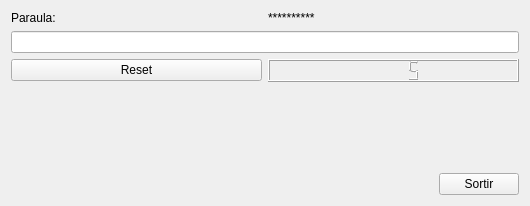
<?xml version="1.0" encoding="UTF-8"?>
<ui version="4.0">
 <class>MyForm</class>
 <widget class="QWidget" name="MyForm">
  <property name="geometry">
   <rect>
    <x>0</x>
    <y>0</y>
    <width>530</width>
    <height>206</height>
   </rect>
  </property>
  <property name="windowTitle">
   <string>Form</string>
  </property>
  <layout class="QGridLayout" name="gridLayout">
   <item row="0" column="0">
    <layout class="QVBoxLayout" name="verticalLayout_4">
     <item>
      <layout class="QVBoxLayout" name="verticalLayout_3">
       <item>
        <layout class="QVBoxLayout" name="verticalLayout_2">
         <item>
          <layout class="QHBoxLayout" name="horizontalLayout_3">
           <item>
            <widget class="QLabel" name="label">
             <property name="text">
              <string>Paraula:</string>
             </property>
            </widget>
           </item>
           <item>
            <widget class="QLabel" name="label_2">
             <property name="text">
              <string>**********</string>
             </property>
            </widget>
           </item>
          </layout>
         </item>
         <item>
          <widget class="MyQLineEdit" name="lineEdit">
           <property name="inputMask">
            <string>&gt;AAAAAAAAAAAAAAAAAA</string>
           </property>
           <property name="text">
            <string/>
           </property>
          </widget>
         </item>
        </layout>
       </item>
       <item>
        <layout class="QHBoxLayout" name="horizontalLayout_2">
         <item>
          <widget class="QPushButton" name="pushButton_2">
           <property name="text">
            <string>Reset</string>
           </property>
          </widget>
         </item>
         <item>
          <widget class="QLCDNumber" name="lcdNumber">
           <property name="intValue" stdset="0">
            <number>5</number>
           </property>
          </widget>
         </item>
        </layout>
       </item>
      </layout>
     </item>
     <item>
      <layout class="QHBoxLayout" name="horizontalLayout">
       <item>
        <spacer name="horizontalSpacer">
         <property name="orientation">
          <enum>Qt::Horizontal</enum>
         </property>
         <property name="sizeHint" stdset="0">
          <size>
           <width>40</width>
           <height>20</height>
          </size>
         </property>
        </spacer>
       </item>
       <item>
        <layout class="QVBoxLayout" name="verticalLayout">
         <item>
          <spacer name="verticalSpacer">
           <property name="orientation">
            <enum>Qt::Vertical</enum>
           </property>
           <property name="sizeHint" stdset="0">
            <size>
             <width>20</width>
             <height>40</height>
            </size>
           </property>
          </spacer>
         </item>
         <item>
          <widget class="QPushButton" name="pushButton">
           <property name="text">
            <string>Sortir</string>
           </property>
          </widget>
         </item>
        </layout>
       </item>
      </layout>
     </item>
    </layout>
   </item>
  </layout>
 </widget>
 <customwidgets>
  <customwidget>
   <class>MyQLineEdit</class>
   <extends>QLineEdit</extends>
   <header>MyQLineEdit.h</header>
   <slots>
    <signal>errorLletra(int)</signal>
    <signal>encertLletra(QString)</signal>
    <slot>lletraAfegida(QString)</slot>
    <slot>reset()</slot>
   </slots>
  </customwidget>
 </customwidgets>
 <resources/>
 <connections>
  <connection>
   <sender>pushButton</sender>
   <signal>released()</signal>
   <receiver>MyForm</receiver>
   <slot>close()</slot>
   <hints>
    <hint type="sourcelabel">
     <x>443</x>
     <y>181</y>
    </hint>
    <hint type="destinationlabel">
     <x>390</x>
     <y>180</y>
    </hint>
   </hints>
  </connection>
  <connection>
   <sender>lineEdit</sender>
   <signal>textChanged(QString)</signal>
   <receiver>lineEdit</receiver>
   <slot>lletraAfegida(QString)</slot>
   <hints>
    <hint type="sourcelabel">
     <x>232</x>
     <y>53</y>
    </hint>
    <hint type="destinationlabel">
     <x>361</x>
     <y>56</y>
    </hint>
   </hints>
  </connection>
  <connection>
   <sender>lineEdit</sender>
   <signal>errorLletra(int)</signal>
   <receiver>lcdNumber</receiver>
   <slot>display(int)</slot>
   <hints>
    <hint type="sourcelabel">
     <x>462</x>
     <y>46</y>
    </hint>
    <hint type="destinationlabel">
     <x>473</x>
     <y>98</y>
    </hint>
   </hints>
  </connection>
  <connection>
   <sender>lineEdit</sender>
   <signal>encertLletra(QString)</signal>
   <receiver>label_2</receiver>
   <slot>setText(QString)</slot>
   <hints>
    <hint type="sourcelabel">
     <x>291</x>
     <y>49</y>
    </hint>
    <hint type="destinationlabel">
     <x>292</x>
     <y>19</y>
    </hint>
   </hints>
  </connection>
  <connection>
   <sender>pushButton_2</sender>
   <signal>released()</signal>
   <receiver>lineEdit</receiver>
   <slot>reset()</slot>
   <hints>
    <hint type="sourcelabel">
     <x>110</x>
     <y>85</y>
    </hint>
    <hint type="destinationlabel">
     <x>136</x>
     <y>51</y>
    </hint>
   </hints>
  </connection>
 </connections>
</ui>
